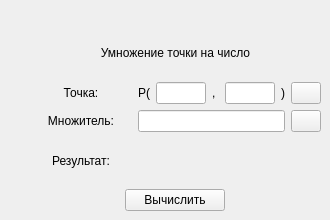
       <widget class="QWidget" name="tab">
        <attribute name="title">
         <string>Кратность точки</string>
        </attribute>
        <widget class="QWidget" name="gridLayoutWidget_4">
         <property name="geometry">
          <rect>
           <x>30</x>
           <y>30</y>
           <width>291</width>
           <height>181</height>
          </rect>
         </property>
         <layout class="QGridLayout" name="gridLayout_4" rowstretch="1,0,0,1,0" columnstretch="1,0,0,0,0,0,0">
          <item row="3" column="0">
           <widget class="QLabel" name="label_18">
            <property name="text">
             <string>Результат:</string>
            </property>
            <property name="alignment">
             <set>Qt::AlignCenter</set>
            </property>
           </widget>
          </item>
          <item row="3" column="1" colspan="6">
           <widget class="QLabel" name="resultMul">
            <property name="text">
             <string/>
            </property>
            <property name="alignment">
             <set>Qt::AlignCenter</set>
            </property>
           </widget>
          </item>
          <item row="4" column="0" colspan="7">
           <layout class="QHBoxLayout" name="horizontalLayout_4">
            <item>
             <widget class="QPushButton" name="mulButton">
              <property name="maximumSize">
               <size>
                <width>100</width>
                <height>16777215</height>
               </size>
              </property>
              <property name="text">
               <string>Вычислить</string>
              </property>
              <property name="autoDefault">
               <bool>true</bool>
              </property>
             </widget>
            </item>
           </layout>
          </item>
          <item row="1" column="4">
           <widget class="QLineEdit" name="yMulLineEdit">
            <property name="maximumSize">
             <size>
              <width>50</width>
              <height>16777215</height>
             </size>
            </property>
            <property name="alignment">
             <set>Qt::AlignRight|Qt::AlignTrailing|Qt::AlignVCenter</set>
            </property>
           </widget>
          </item>
          <item row="2" column="6">
           <widget class="QPushButton" name="randomValueButton_1">
            <property name="maximumSize">
             <size>
              <width>30</width>
              <height>16777215</height>
             </size>
            </property>
            <property name="text">
             <string/>
            </property>
            <property name="icon">
             <iconset>
              <normaloff>play.png</normaloff>play.png</iconset>
            </property>
           </widget>
          </item>
          <item row="1" column="0">
           <widget class="QLabel" name="label_22">
            <property name="text">
             <string>Точка:</string>
            </property>
            <property name="textFormat">
             <enum>Qt::AutoText</enum>
            </property>
            <property name="alignment">
             <set>Qt::AlignCenter</set>
            </property>
           </widget>
          </item>
          <item row="1" column="1">
           <widget class="QLabel" name="label_20">
            <property name="text">
             <string>P(</string>
            </property>
            <property name="alignment">
             <set>Qt::AlignRight|Qt::AlignTrailing|Qt::AlignVCenter</set>
            </property>
           </widget>
          </item>
          <item row="1" column="5">
           <widget class="QLabel" name="label_17">
            <property name="text">
             <string>)</string>
            </property>
           </widget>
          </item>
          <item row="1" column="6">
           <widget class="QPushButton" name="randomPointButton_3">
            <property name="maximumSize">
             <size>
              <width>30</width>
              <height>16777215</height>
             </size>
            </property>
            <property name="text">
             <string/>
            </property>
            <property name="icon">
             <iconset>
              <normaloff>play.png</normaloff>play.png</iconset>
            </property>
           </widget>
          </item>
          <item row="0" column="0" colspan="7">
           <widget class="QLabel" name="label_25">
            <property name="text">
             <string>Умножение точки на число</string>
            </property>
            <property name="alignment">
             <set>Qt::AlignCenter</set>
            </property>
           </widget>
          </item>
          <item row="2" column="0">
           <widget class="QLabel" name="label_21">
            <property name="text">
             <string>Множитель:</string>
            </property>
            <property name="alignment">
             <set>Qt::AlignCenter</set>
            </property>
           </widget>
          </item>
          <item row="2" column="1" colspan="5">
           <widget class="QLineEdit" name="valueMulLineEdit">
            <property name="alignment">
             <set>Qt::AlignCenter</set>
            </property>
           </widget>
          </item>
          <item row="1" column="3">
           <widget class="QLabel" name="label_24">
            <property name="text">
             <string>, </string>
            </property>
            <property name="alignment">
             <set>Qt::AlignCenter</set>
            </property>
           </widget>
          </item>
          <item row="1" column="2">
           <widget class="QLineEdit" name="xMulLineEdit">
            <property name="maximumSize">
             <size>
              <width>50</width>
              <height>16777215</height>
             </size>
            </property>
            <property name="alignment">
             <set>Qt::AlignRight|Qt::AlignTrailing|Qt::AlignVCenter</set>
            </property>
           </widget>
          </item>
         </layout>
        </widget>
       </widget>
